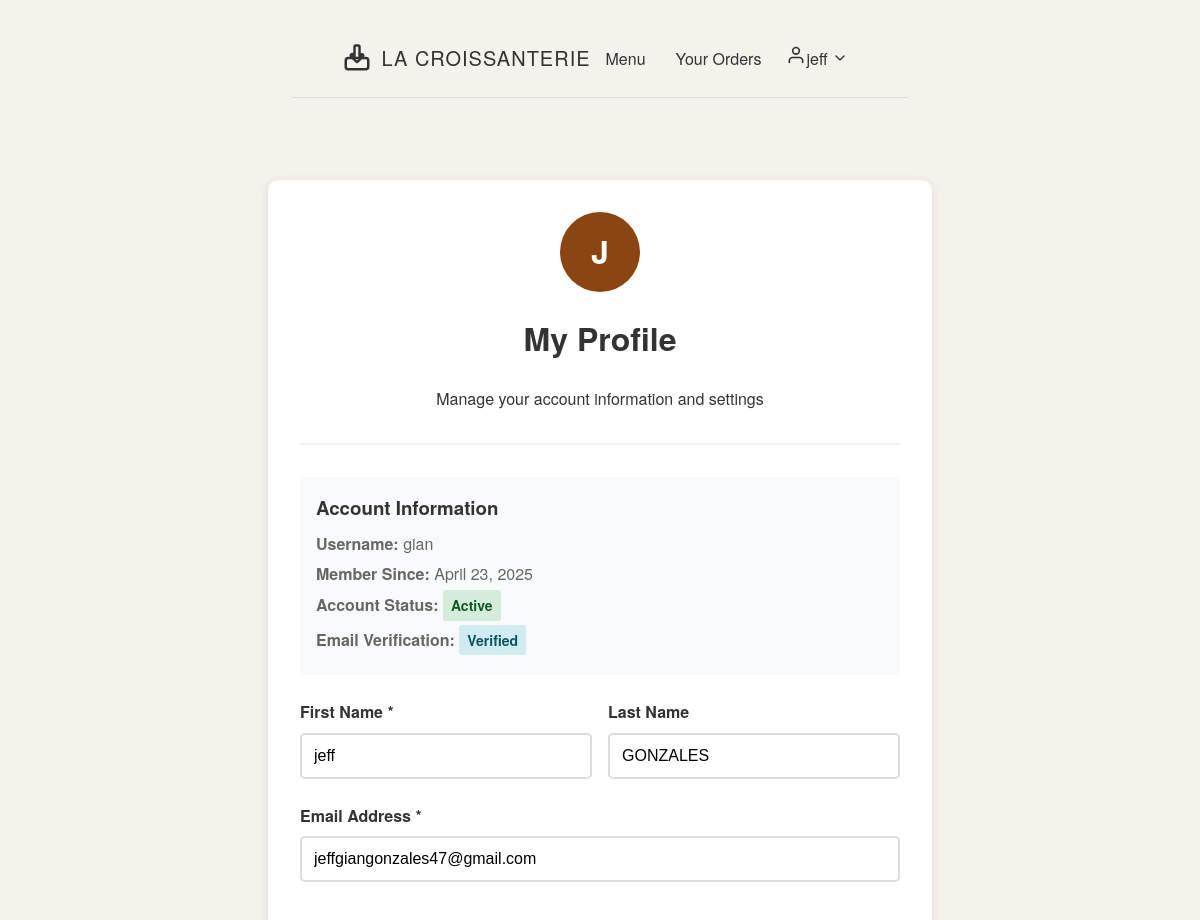
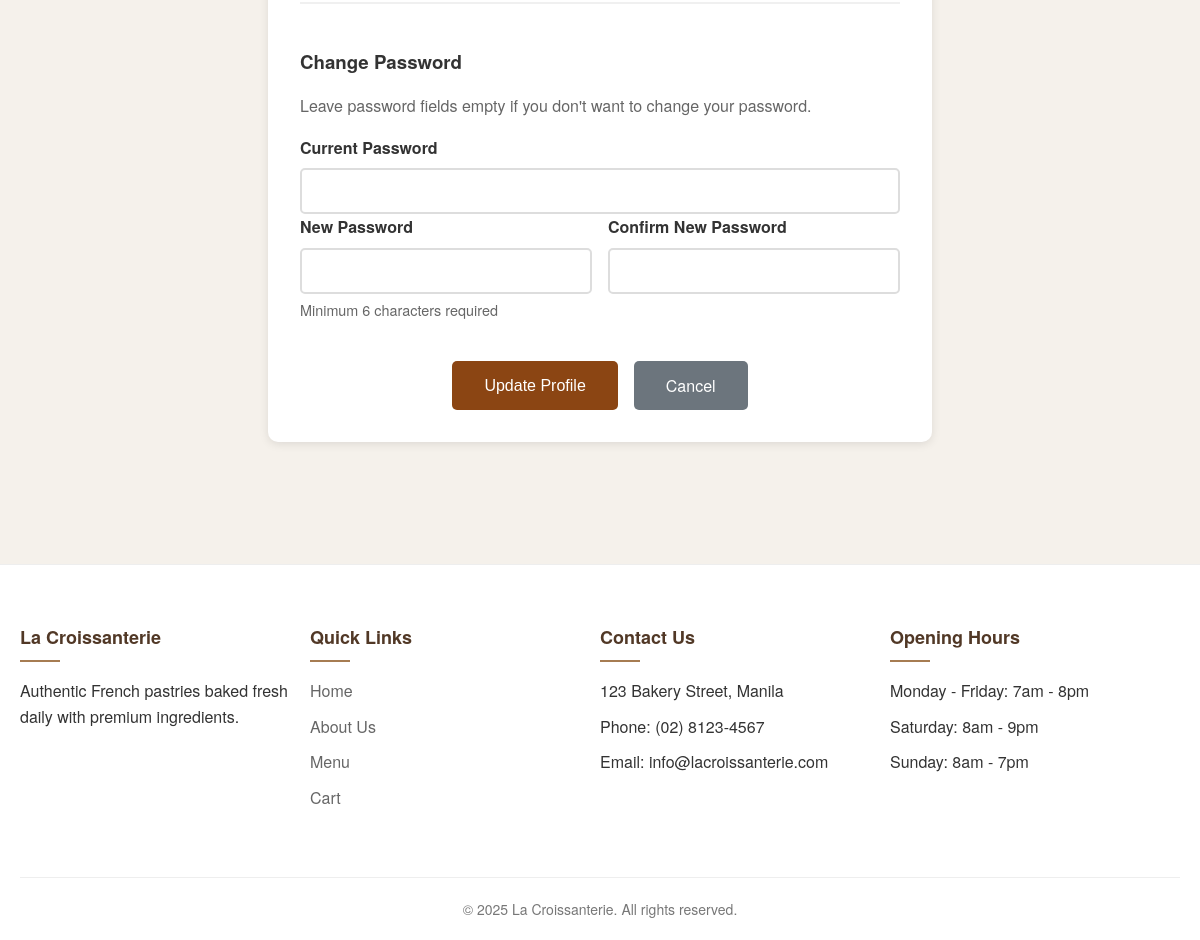
Page /profile.php (signed in) on the committed database (2 pictures, top to bottom).
### tables this page shows
CREATE TABLE `account` (
  `AccountID` int(11) NOT NULL,
  `username` varchar(100) NOT NULL,
  `fname` varchar(100) NOT NULL,
  `lname` varchar(100) DEFAULT NULL,
  `email` varchar(255) NOT NULL,
  `passwords` varchar(255) NOT NULL,
  `verified` tinyint(1) DEFAULT 0,
  `status` enum('Active','Inactive') DEFAULT 'Active',
  `verification_code` int(11) DEFAULT NULL,
  `user` int(11) DEFAULT NULL,
  `created_at` timestamp NOT NULL DEFAULT current_timestamp()
);

### profile.php (the view, shortened to what this page needs)
<?php
include("connect.php");
$username = $_SESSION['user'];
$query = "SELECT * FROM account WHERE username = ?";
$stmt = mysqli_prepare($conn, $query);
mysqli_stmt_bind_param($stmt, "s", $username);
mysqli_stmt_execute($stmt);
$result = mysqli_stmt_get_result($stmt);
$user = mysqli_fetch_assoc($result);
?>
<!DOCTYPE html>
<html lang="en">
<head>
    <link rel="stylesheet" href="style.css">
</head>
<body>
<header>
  <div class="header-container">
    <div class="logo">
      <span class="logo-text">La Croissanterie</span>
    </div>
   <nav>
      <ul class="main-nav">
        <li><a href="menu2.php">Menu</a></li>
        <li><a href="order_history.php">Your Orders</a></li>
      </ul>
    </nav>
    <div class="profile-dropdown">
      <div class="dropdown-toggle" id="profileDropdown">
        <div class="profile-icon">
          <svg width="20" height="20" viewBox="0 0 24 24" fill="none" stroke="currentColor" stroke-width="2" stroke-linecap="round" stroke-linejoin="round">
            <path d="M20 21v-2a4 4 0 0 0-4-4H8a4 4 0 0 0-4 4v2"></path>
            <circle cx="12" cy="7" r="4"></circle>
          </svg>
        </div>
        <span class="profile-name"><?php echo htmlspecialchars($user['fname']); ?></span>
        <svg width="16" height="16" viewBox="0 0 24 24" fill="none" stroke="currentColor" stroke-width="2" stroke-linecap="round" stroke-linejoin="round">
          <polyline points="6 9 12 15 18 9"></polyline>
        </svg>
      </div>
    </div>
  </div>
</header>
<div class="container">
    <div class="profile-container">
        <div class="profile-header">
            <div class="profile-avatar">
                <?php echo strtoupper(substr($user['fname'], 0, 1)); ?>
            </div>
            <h1>My Profile</h1>
            <p>Manage your account information and settings</p>
        </div>
        <div class="account-info">
            <h3>Account Information</h3>
            <p><strong>Username:</strong> <?php echo htmlspecialchars($user['username']); ?></p>
            <p><strong>Member Since:</strong> <?php echo date('F j, Y', strtotime($user['created_at'])); ?></p>
            <p><strong>Account Status:</strong>
                <span class="status-badge <?php echo $user['status'] === 'Active' ? 'status-active' : 'status-inactive'; ?>">
                    <?php echo htmlspecialchars($user['status']); ?>
                </span>
            </p>
            <p><strong>Email Verification:</strong>
                <span class="status-badge <?php echo $user['verified'] ? 'verified-badge' : 'unverified-badge'; ?>">
                    <?php echo $user['verified'] ? 'Verified' : 'Not Verified'; ?>
                </span>
            </p>
        </div>
        <form method="POST" class="profile-form">
            <div class="form-row">
                <div class="form-group">
                    <label for="fname" class="form-label">First Name *</label>
                    <input type="text" id="fname" name="fname" class="form-input"
                           value="<?php echo htmlspecialchars($user['fname']); ?>" required>
                </div>
                <div class="form-group">
                    <label for="lname" class="form-label">Last Name</label>
                    <input type="text" id="lname" name="lname" class="form-input"
                           value="<?php echo htmlspecialchars($user['lname']); ?>">
                </div>
            </div>
            <div class="form-group">
                <label for="email" class="form-label">Email Address *</label>
                <input type="email" id="email" name="email" class="form-input"
                       value="<?php echo htmlspecialchars($user['email']); ?>" required>
            </div>
            <div class="password-section">
                <h3>Change Password</h3>
                <p style="color: #666; margin-bottom: 1rem;">Leave password fields empty if you don't want to change your password.</p>
                <div class="form-group">
                    <label for="current_password" class="form-label">Current Password</label>
                    <input type="password" id="current_password" name="current_password" class="form-input">
                </div>
                <div class="form-row">
                    <div class="form-group">
                        <label for="new_password" class="form-label">New Password</label>
                        <input type="password" id="new_password" name="new_password" class="form-input">
                        <div class="password-requirements">Minimum 6 characters required</div>
                    </div>
                    <div class="form-group">
                        <label for="confirm_password" class="form-label">Confirm New Password</label>
                        <input type="password" id="confirm_password" name="confirm_password" class="form-input">
                    </div>
                </div>
            </div>
            <div class="button-group">
                <button type="submit" name="update_profile" class="btn-primary">Update Profile</button>
                <a href="menu2.php" class="btn-secondary">Cancel</a>
            </div>
        </form>
    </div>
</div>
<footer class="footer">
    <div class="footer-container">
        <div class="footer-section">
            <h3 class="footer-title">La Croissanterie</h3>
            <p>Authentic French pastries baked fresh daily with premium ingredients.</p>
        </div>
        <div class="footer-section">
            <h3 class="footer-title">Quick Links</h3>
            <ul class="footer-links">
                <li><a href="homepage.php">Home</a></li>
                <li><a href="about.php">About Us</a></li>
                <li><a href="menu2.php">Menu</a></li>
                <li><a href="cart.php">Cart</a></li>
            </ul>
        </div>
        <div class="footer-section">
            <h3 class="footer-title">Contact Us</h3>
            <ul class="footer-links">
                <li>123 Bakery Street, Manila</li>
                <li>Phone: (02) 8123-4567</li>
                <li>Email: info@lacroissanterie.com</li>
            </ul>
        </div>
        <div class="footer-section">
            <h3 class="footer-title">Opening Hours</h3>
            <ul class="footer-links">
                <li>Monday - Friday: 7am - 8pm</li>
                <li>Saturday: 8am - 9pm</li>
                <li>Sunday: 8am - 7pm</li>
            </ul>
        </div>
        <div class="copyright">
            &copy; <?php echo date('Y'); ?> La Croissanterie. All rights reserved.
        </div>
    </div>
</footer>
</body>
</html>

### style.css (style rules this page uses)
:root { --primary-color: #513826; --accent-color: #a67c52; --light-color: #f5f1eb; --dark-color: #362517; --text-color: #333; --font-main: 'Helvetica Neue', Arial, sans-serif; }
body { margin: 0; font-family: var(--font-main); background-color: var(--light-color); color: var(--text-color); line-height: 1.6; }
.header-container { display: flex; justify-content: space-between; align-items: center; padding: 20px 50px; max-width: 1200px; margin: 0 auto; border-bottom: 1px solid #ddd; }
header { display: flex; align-items: center; justify-content: space-between; padding: 20px 50px; max-width: 1200px; margin: 0 auto; }
.logo { display: flex; align-items: center; }
.logo-text { font-size: 20px; font-weight: 300; letter-spacing: 1px; text-transform: uppercase; margin-left: 10px; }
nav { display: flex; align-items: center; }
.main-nav { display: flex; list-style: none; padding: 0; margin: 0; }
.main-nav li { margin: 0 15px; }
.main-nav a { text-decoration: none; color: var(--text-color); font-weight: 400; transition: color 0.3s; padding-bottom: 5px; position: relative; }
.profile-dropdown { position: relative; display: inline-block; }
.dropdown-toggle { display: flex; align-items: center; cursor: pointer; padding: 5px 10px; border-radius: 20px; transition: background-color 0.3s; }
.dropdown-toggle span { margin-right: 5px; }
.container { max-width: 1200px; margin: 0 auto; padding: 30px 20px; }
.footer { background-color: white; padding: 40px 0 20px; margin-top: 60px; border-top: 1px solid #eee; }
.footer-container { max-width: 1200px; margin: 0 auto; padding: 0 20px; display: flex; flex-wrap: wrap; justify-content: space-between; }
.footer-section { flex: 1; min-width: 200px; margin-bottom: 30px; padding-right: 20px; }
.footer-title { font-size: 18px; color: var(--primary-color); margin-bottom: 15px; position: relative; padding-bottom: 10px; }
.footer-title:after { content: ''; position: absolute; left: 0; bottom: 0; width: 40px; height: 2px; background-color: var(--accent-color); }
.footer-links { list-style: none; padding-left: 0; }
.footer-links li { margin-bottom: 10px; }
.footer-links a { color: #666; text-decoration: none; transition: color 0.3s; }
.copyright { text-align: center; padding-top: 20px; margin-top: 20px; border-top: 1px solid #eee; font-size: 14px; color: #777; width: 100%; }

### profile.php (style rules this page uses)
.profile-container { max-width: 600px; margin: 2rem auto; padding: 2rem; background: white; border-radius: 10px; box-shadow: 0 2px 10px rgba(0, 0, 0, 0.1); }
.profile-header { text-align: center; margin-bottom: 2rem; padding-bottom: 1rem; border-bottom: 2px solid #f0f0f0; }
.profile-avatar { width: 80px; height: 80px; background: #8B4513; border-radius: 50%; display: flex; align-items: center; justify-content: center; margin: 0 auto 1rem; color: white; font-size: 2rem; font-weight: bold; }
.profile-form { display: grid; gap: 1.5rem; }
.form-group { display: flex; flex-direction: column; }
.form-row { display: grid; grid-template-columns: 1fr 1fr; gap: 1rem; }
.form-label { font-weight: 600; margin-bottom: 0.5rem; color: #333; }
.form-input { padding: 0.75rem; border: 2px solid #ddd; border-radius: 5px; font-size: 1rem; transition: border-color 0.3s; }
.password-section { border-top: 2px solid #f0f0f0; padding-top: 1.5rem; margin-top: 1rem; }
.password-section h3 { margin-bottom: 1rem; color: #333; }
.btn-primary { background: #8B4513; color: white; padding: 0.75rem 2rem; border: none; border-radius: 5px; font-size: 1rem; cursor: pointer; transition: background-color 0.3s; }
.btn-secondary { background: #6c757d; color: white; padding: 0.75rem 2rem; border: none; border-radius: 5px; font-size: 1rem; cursor: pointer; text-decoration: none; display: inline-block; text-align: center; transition: background-color 0.3s; }
.button-group { display: flex; gap: 1rem; justify-content: center; margin-top: 1rem; }
.account-info { background: #f8f9fa; padding: 1rem; border-radius: 5px; margin-bottom: 1.5rem; }
.account-info h3 { margin: 0 0 0.5rem 0; color: #333; }
.account-info p { margin: 0.25rem 0; color: #666; }
.status-badge { display: inline-block; padding: 0.25rem 0.5rem; border-radius: 3px; font-size: 0.875rem; font-weight: 600; }
.status-active { background: #d4edda; color: #155724; }
.verified-badge { background: #d1ecf1; color: #0c5460; }
.password-requirements { font-size: 0.9rem; color: #666; margin-top: 0.25rem; }

### rows in the picture
account: fname "jeff", fname "J", username "gian", created_at "April 23, 2025", status "Active", lname "GONZALES", email "jeffgiangonzales47@gmail.com"
